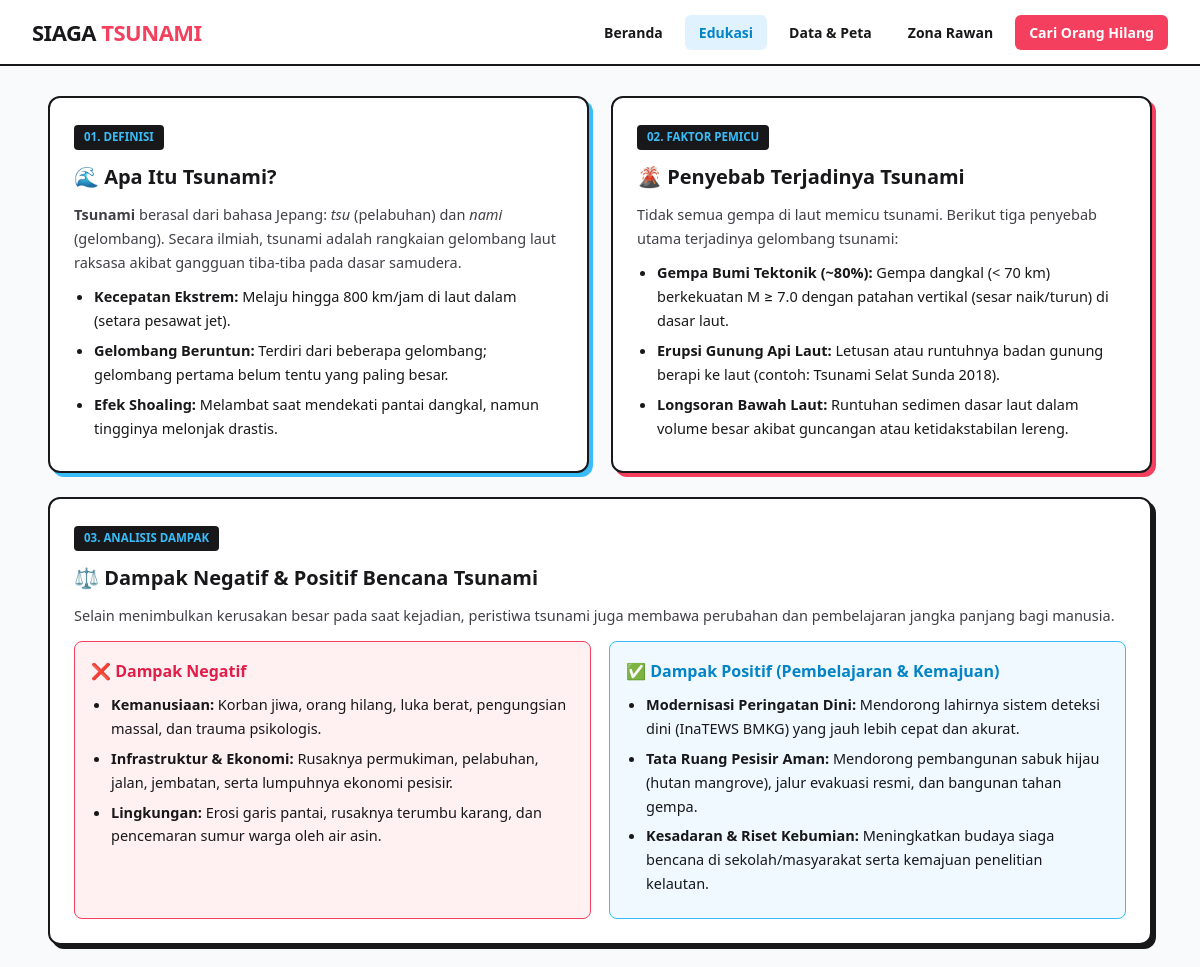
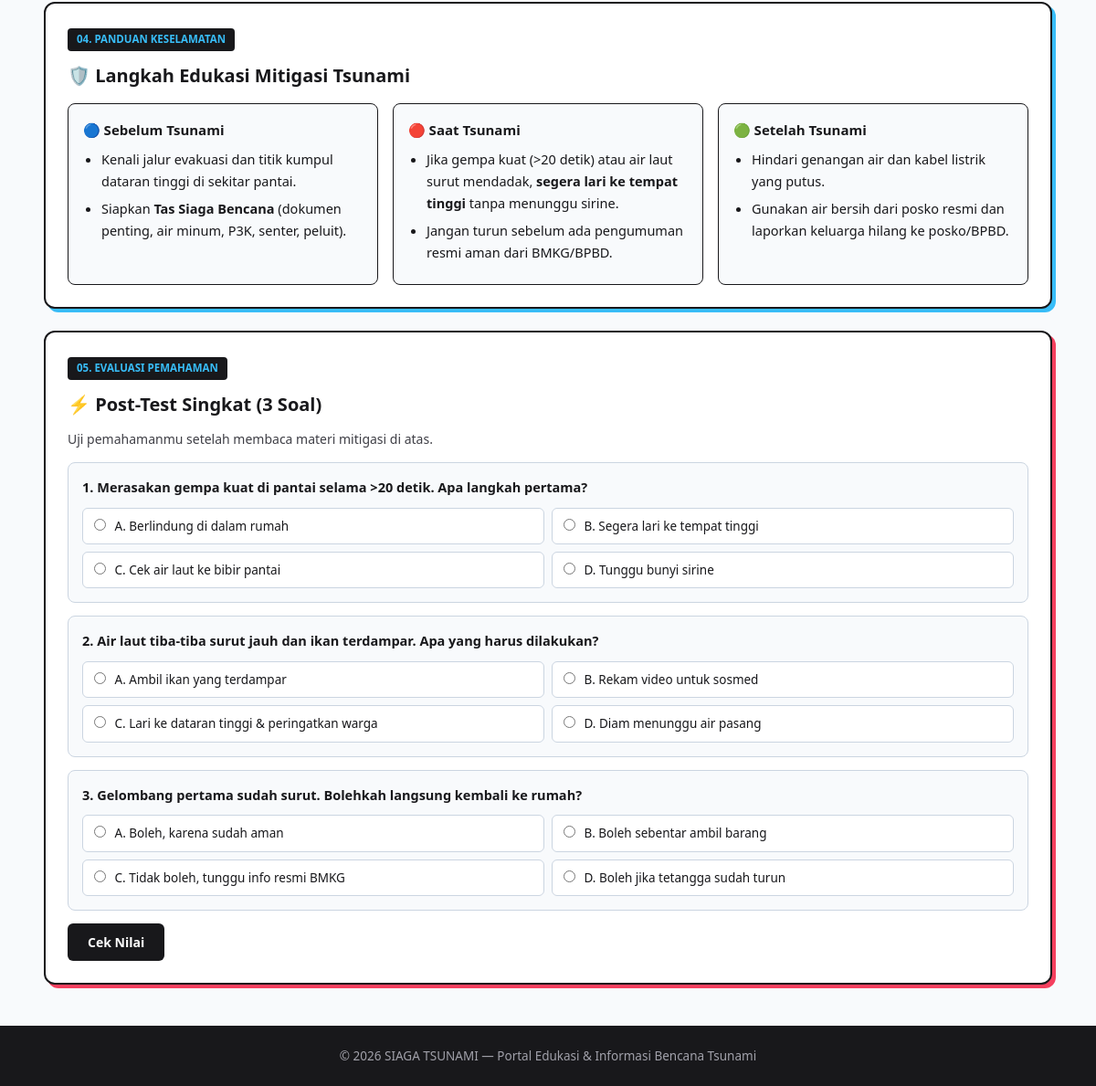
Page /edukasi.php on the committed database (2 pictures, top to bottom).
### tables this page shows
CREATE TABLE `kuis` (
  `id` int(11) NOT NULL,
  `pertanyaan` text NOT NULL,
  `opsi_a` varchar(255) NOT NULL,
  `opsi_b` varchar(255) NOT NULL,
  `opsi_c` varchar(255) NOT NULL,
  `opsi_d` varchar(255) NOT NULL,
  `jawaban_benar` char(1) NOT NULL,
  `pembahasan` text NOT NULL
);

### edukasi.php (the view, shortened to what this page needs)
<?php
include 'koneksi.php';
$query_kuis = mysqli_query($conn, "SELECT * FROM kuis ORDER BY id ASC LIMIT 3");
$daftar_kuis = [];
while ($k = mysqli_fetch_assoc($query_kuis)) {
    $daftar_kuis[] = $k;
}
?>
<!DOCTYPE html>
<html lang="id">
<head>
    <link rel="stylesheet" href="style.css">
</head>
<body>
    <?php include 'navbar.php'; ?>
    <div class="container">
        <div class="bento-grid">
            <div class="card">
                <span class="card-badge">01. Definisi</span>
                <h2>🌊 Apa Itu Tsunami?</h2>
                <p><strong>Tsunami</strong> berasal dari bahasa Jepang: <em>tsu</em> (pelabuhan) dan <em>nami</em> (gelombang). Secara ilmiah, tsunami adalah rangkaian gelombang laut raksasa akibat gangguan tiba-tiba pada dasar samudera.</p>
                <ul>
                    <li><strong>Kecepatan Ekstrem:</strong> Melaju hingga 800 km/jam di laut dalam (setara pesawat jet).</li>
                    <li><strong>Gelombang Beruntun:</strong> Terdiri dari beberapa gelombang; gelombang pertama belum tentu yang paling besar.</li>
                    <li><strong>Efek Shoaling:</strong> Melambat saat mendekati pantai dangkal, namun tingginya melonjak drastis.</li>
                </ul>
            </div>
            <div class="card card-pink">
                <span class="card-badge">02. Faktor Pemicu</span>
                <h2>🌋 Penyebab Terjadinya Tsunami</h2>
                <p>Tidak semua gempa di laut memicu tsunami. Berikut tiga penyebab utama terjadinya gelombang tsunami:</p>
                <ul>
                    <li><strong>Gempa Bumi Tektonik (~80%):</strong> Gempa dangkal (&lt; 70 km) berkekuatan M &ge; 7.0 dengan patahan vertikal (sesar naik/turun) di dasar laut.</li>
                    <li><strong>Erupsi Gunung Api Laut:</strong> Letusan atau runtuhnya badan gunung berapi ke laut (contoh: Tsunami Selat Sunda 2018).</li>
                    <li><strong>Longsoran Bawah Laut:</strong> Runtuhan sedimen dasar laut dalam volume besar akibat guncangan atau ketidakstabilan lereng.</li>
                </ul>
            </div>
        </div>
        <div class="card card-hitam">
            <span class="card-badge">03. Analisis Dampak</span>
            <h2>⚖️ Dampak Negatif & Positif Bencana Tsunami</h2>
            <p>Selain menimbulkan kerusakan besar pada saat kejadian, peristiwa tsunami juga membawa perubahan dan pembelajaran jangka panjang bagi manusia.</p>
            <div class="dampak-grid">
                <div class="box-negatif">
                    <h3>❌ Dampak Negatif</h3>
                    <ul>
                        <li><strong>Kemanusiaan:</strong> Korban jiwa, orang hilang, luka berat, pengungsian massal, dan trauma psikologis.</li>
                        <li><strong>Infrastruktur & Ekonomi:</strong> Rusaknya permukiman, pelabuhan, jalan, jembatan, serta lumpuhnya ekonomi pesisir.</li>
                        <li><strong>Lingkungan:</strong> Erosi garis pantai, rusaknya terumbu karang, dan pencemaran sumur warga oleh air asin.</li>
                    </ul>
                </div>
                <div class="box-positif">
                    <h3>✅ Dampak Positif (Pembelajaran & Kemajuan)</h3>
                    <ul>
                        <li><strong>Modernisasi Peringatan Dini:</strong> Mendorong lahirnya sistem deteksi dini (InaTEWS BMKG) yang jauh lebih cepat dan akurat.</li>
                        <li><strong>Tata Ruang Pesisir Aman:</strong> Mendorong pembangunan sabuk hijau (hutan mangrove), jalur evakuasi resmi, dan bangunan tahan gempa.</li>
                        <li><strong>Kesadaran & Riset Kebumian:</strong> Meningkatkan budaya siaga bencana di sekolah/masyarakat serta kemajuan penelitian kelautan.</li>
                    </ul>
                </div>
            </div>
        </div>
        <div class="card">
            <span class="card-badge">04. Panduan Keselamatan</span>
            <h2>🛡️ Langkah Edukasi Mitigasi Tsunami</h2>
            <div class="mitigasi-grid">
                <div class="step-box">
                    <h3>🔵 Sebelum Tsunami</h3>
                    <ul>
                        <li>Kenali jalur evakuasi dan titik kumpul dataran tinggi di sekitar pantai.</li>
                        <li>Siapkan <strong>Tas Siaga Bencana</strong> (dokumen penting, air minum, P3K, senter, peluit).</li>
                    </ul>
                </div>
                <div class="step-box">
                    <h3>🔴 Saat Tsunami</h3>
                    <ul>
                        <li>Jika gempa kuat (&gt;20 detik) atau air laut surut mendadak, <strong>segera lari ke tempat tinggi</strong> tanpa menunggu sirine.</li>
                        <li>Jangan turun sebelum ada pengumuman resmi aman dari BMKG/BPBD.</li>
                    </ul>
                </div>
                <div class="step-box">
                    <h3>🟢 Setelah Tsunami</h3>
                    <ul>
                        <li>Hindari genangan air dan kabel listrik yang putus.</li>
                        <li>Gunakan air bersih dari posko resmi dan laporkan keluarga hilang ke posko/BPBD.</li>
                    </ul>
                </div>
            </div>
        </div>
        <div class="card kuis-box" id="post-test">
            <span class="card-badge">05. Evaluasi Pemahaman</span>
            <h2>⚡ Post-Test Singkat (3 Soal)</h2>
            <p style="margin-bottom: 14px; font-size: 14px;">Uji pemahamanmu setelah membaca materi mitigasi di atas.</p>
            <form method="POST" action="edukasi.php#post-test">
                <?php foreach ($daftar_kuis as $index => $soal) :
                    $id_s = $soal['id'];
                    $pilihan_user = $_POST['jawaban'][$id_s] ?? '';
                ?>
                    <div class="soal-item">
                        <p class="tanya"><?= ($index + 1) . ". " . htmlspecialchars($soal['pertanyaan']); ?></p>
                        <div class="opsi-grid">
                            <label class="opsi-label">
                                <input type="radio" name="jawaban[<?= $id_s; ?>]" value="A" <?= $pilihan_user == 'A' ? 'checked' : ''; ?> required> A. <?= htmlspecialchars($soal['opsi_a']); ?>
                            </label>
                            <label class="opsi-label">
                                <input type="radio" name="jawaban[<?= $id_s; ?>]" value="B" <?= $pilihan_user == 'B' ? 'checked' : ''; ?>> B. <?= htmlspecialchars($soal['opsi_b']); ?>
                            </label>
                            <label class="opsi-label">
                                <input type="radio" name="jawaban[<?= $id_s; ?>]" value="C" <?= $pilihan_user == 'C' ? 'checked' : ''; ?>> C. <?= htmlspecialchars($soal['opsi_c']); ?>
                            </label>
                            <label class="opsi-label">
                                <input type="radio" name="jawaban[<?= $id_s; ?>]" value="D" <?= $pilihan_user == 'D' ? 'checked' : ''; ?>> D. <?= htmlspecialchars($soal['opsi_d']); ?>
                            </label>
                        </div>
                    </div>
                <?php endforeach; ?>
                <button type="submit" name="cek_kuis">Cek Nilai</button>
            </form>
        </div>
    </div>
    <footer>&copy; 2026 SIAGA TSUNAMI — Portal Edukasi & Informasi Bencana Tsunami</footer>
</body>
</html>

### style.css (style rules this page uses)
* { box-sizing: border-box; margin: 0; padding: 0; font-family: 'Segoe UI', system-ui, -apple-system, sans-serif; }
body { background-color: #f8fafc; color: #18181b; line-height: 1.65; }
.container { width: 92%; max-width: 1140px; margin: 30px auto; }
.bento-grid { display: grid; grid-template-columns: 1fr 1fr; gap: 22px; margin-bottom: 24px; }
.card { background: #ffffff; padding: 24px; border-radius: 12px; border: 2px solid #18181b; box-shadow: 4px 4px 0px #38bdf8; margin-bottom: 24px; }
.bento-grid .card { margin-bottom: 0; }
.card-pink { box-shadow: 4px 4px 0px #f43f5e; }
.card-hitam { box-shadow: 4px 4px 0px #18181b; }
.card-badge { display: inline-block; background: #18181b; color: #38bdf8; font-size: 11.5px; font-weight: 800; padding: 3px 10px; border-radius: 4px; margin-bottom: 10px; text-transform: uppercase; }
.card h2 { color: #18181b; margin-bottom: 10px; font-size: 20px; font-weight: 800; }
.card p { font-size: 14.5px; color: #3f3f46; margin-bottom: 10px; }
.card ul { margin-left: 20px; font-size: 14.5px; }
.card li { margin-bottom: 6px; }
.dampak-grid { display: grid; grid-template-columns: 1fr 1fr; gap: 18px; margin-top: 14px; }
.box-negatif { background: #fff1f2; border: 1.5px solid #f43f5e; border-radius: 8px; padding: 16px; }
.box-negatif h3 { color: #e11d48; margin-bottom: 8px; font-size: 16px; }
.box-positif { background: #f0f9ff; border: 1.5px solid #38bdf8; border-radius: 8px; padding: 16px; }
.box-positif h3 { color: #0284c7; margin-bottom: 8px; font-size: 16px; }
.mitigasi-grid { display: grid; grid-template-columns: repeat(3, 1fr); gap: 16px; margin-top: 14px; }
.step-box { background: #f8fafc; border: 1.5px solid #18181b; border-radius: 8px; padding: 16px; }
.step-box h3 { font-size: 15px; margin-bottom: 8px; color: #18181b; }
.kuis-box { box-shadow: 4px 4px 0px #f43f5e; }
.soal-item { background: #f8fafc; padding: 15px; border-radius: 8px; margin-bottom: 14px; border: 1.5px solid #cbd5e1; }
.soal-item p.tanya { font-weight: 700; margin-bottom: 10px; color: #18181b; font-size: 14.5px; }
.opsi-grid { display: grid; grid-template-columns: 1fr 1fr; gap: 8px; }
.opsi-label { display: block; padding: 8px 12px; background: #ffffff; border: 1.5px solid #cbd5e1; border-radius: 6px; cursor: pointer; font-size: 13.5px; }
.opsi-label input { width: auto; margin-right: 6px; accent-color: #f43f5e; }
button { background-color: #18181b; color: #ffffff; border: none; padding: 11px 22px; border-radius: 6px; cursor: pointer; font-weight: 700; font-size: 14px; }
footer { text-align: center; padding: 22px; background: #18181b; color: #a1a1aa; margin-top: 45px; font-size: 13.5px; }

### rows in the picture
kuis: pertanyaan "Merasakan gempa kuat di pantai selama >20 detik. Apa langkah pertama?", id "☐ A. Berlindung di dalam rumah", opsi_a "Berlindung di dalam rumah", id "☐ B. Segera lari ke tempat tingg", opsi_b "Segera lari ke tempat tinggi", id "☐ C. Cek air laut ke bibir panta", opsi_c "Cek air laut ke bibir pantai", id "☐ D. Tunggu bunyi sirine", opsi_d "Tunggu bunyi sirine"
kuis: pertanyaan "Air laut tiba-tiba surut jauh dan ikan terdampar. Apa yang harus dilakukan?", id "☐ A. Ambil ikan yang terdampar", opsi_a "Ambil ikan yang terdampar", id "☐ B. Rekam video untuk sosmed", opsi_b "Rekam video untuk sosmed", id "☐ C. Lari ke dataran tinggi & pe", opsi_c "Lari ke dataran tinggi & peringatkan warga", id "☐ D. Diam menunggu air pasang", opsi_d "Diam menunggu air pasang"
kuis: pertanyaan "Gelombang pertama sudah surut. Bolehkah langsung kembali ke rumah?", id "☐ A. Boleh, karena sudah aman", opsi_a "Boleh, karena sudah aman", id "☐ B. Boleh sebentar ambil barang", opsi_b "Boleh sebentar ambil barang", id "☐ C. Tidak boleh, tunggu info re", opsi_c "Tidak boleh, tunggu info resmi BMKG", id "☐ D. Boleh jika tetangga sudah t", opsi_d "Boleh jika tetangga sudah turun"
